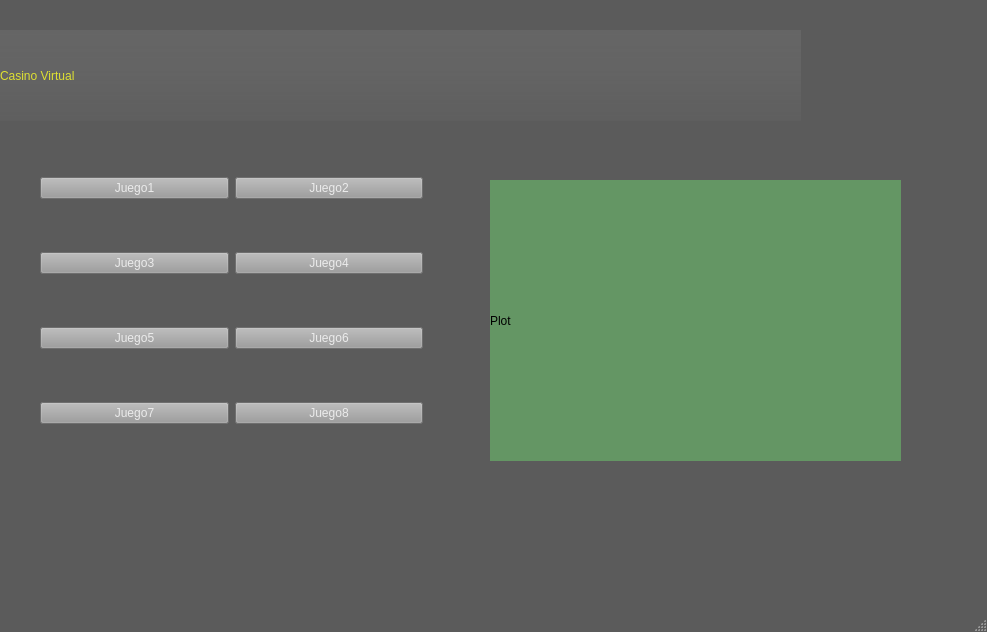
<?xml version="1.0" encoding="UTF-8"?>
<ui version="4.0">
 <class>MainWindow</class>
 <widget class="QMainWindow" name="MainWindow">
  <property name="geometry">
   <rect>
    <x>0</x>
    <y>0</y>
    <width>987</width>
    <height>632</height>
   </rect>
  </property>
  <property name="windowTitle">
   <string>MainWindow</string>
  </property>
  <property name="styleSheet">
   <string notr="true">QMainWindow#MainWindow{background-color: rgb(91, 91, 91);}
</string>
  </property>
  <widget class="QWidget" name="centralwidget">
   <widget class="QWidget" name="gridLayoutWidget">
    <property name="geometry">
     <rect>
      <x>40</x>
      <y>130</y>
      <width>383</width>
      <height>343</height>
     </rect>
    </property>
    <layout class="QGridLayout" name="gridLayout">
     <property name="leftMargin">
      <number>0</number>
     </property>
     <item row="5" column="3">
      <widget class="QPushButton" name="Juego8">
       <property name="contextMenuPolicy">
        <enum>Qt::CustomContextMenu</enum>
       </property>
       <property name="styleSheet">
        <string notr="true">QPushButton#Juego8{
selection-color: rgb(100, 255, 76);
font: 36pt &quot;Gloucester MT Extra Condensed&quot;;

color:rgb(235,235,235);
 background: rgb(155,155,155);
}
QPushButton#Juego8:hover{
background-color:rgb(156, 141, 255);
 padding-top: 5px;
}




</string>
       </property>
       <property name="text">
        <string>Juego8</string>
       </property>
       <property name="checkable">
        <bool>false</bool>
       </property>
      </widget>
     </item>
     <item row="5" column="2">
      <widget class="QPushButton" name="Juego7">
       <property name="contextMenuPolicy">
        <enum>Qt::CustomContextMenu</enum>
       </property>
       <property name="styleSheet">
        <string notr="true">QPushButton#Juego7{
selection-color: rgb(100, 255, 76);
font: 36pt &quot;Gloucester MT Extra Condensed&quot;;

color:rgb(235,235,235);
 background: rgb(155,155,155);
}
QPushButton#Juego7:hover{
background-color:rgb(146, 131, 255);
 padding-top: 5px;
}



</string>
       </property>
       <property name="text">
        <string>Juego7</string>
       </property>
       <property name="checkable">
        <bool>false</bool>
       </property>
      </widget>
     </item>
     <item row="0" column="2">
      <widget class="QPushButton" name="Juego1">
       <property name="contextMenuPolicy">
        <enum>Qt::CustomContextMenu</enum>
       </property>
       <property name="styleSheet">
        <string notr="true">QPushButton#Juego1{
selection-color: rgb(100, 255, 76);
font: 36pt &quot;Gloucester MT Extra Condensed&quot;;

color:rgb(235,235,235);
 background: rgb(155,155,155);
}
QPushButton#Juego1:hover{
background-color:rgb(86, 71, 255);
 padding-top: 5px;
}




</string>
       </property>
       <property name="text">
        <string>Juego1</string>
       </property>
       <property name="checkable">
        <bool>false</bool>
       </property>
      </widget>
     </item>
     <item row="0" column="3">
      <widget class="QPushButton" name="Juego2">
       <property name="contextMenuPolicy">
        <enum>Qt::CustomContextMenu</enum>
       </property>
       <property name="styleSheet">
        <string notr="true">QPushButton#Juego2{
selection-color: rgb(100, 255, 76);
font: 36pt &quot;Gloucester MT Extra Condensed&quot;;

color:rgb(235,235,235);
 background: rgb(155,155,155);
}
QPushButton#Juego2:hover{
background-color:rgb(96, 81, 255);
 padding-top: 5px;
}



</string>
       </property>
       <property name="text">
        <string>Juego2</string>
       </property>
       <property name="checkable">
        <bool>false</bool>
       </property>
      </widget>
     </item>
     <item row="2" column="3">
      <widget class="QPushButton" name="Juego4">
       <property name="contextMenuPolicy">
        <enum>Qt::CustomContextMenu</enum>
       </property>
       <property name="styleSheet">
        <string notr="true">QPushButton#Juego4{
selection-color: rgb(100, 255, 76);
font: 36pt &quot;Gloucester MT Extra Condensed&quot;;

color:rgb(235,235,235);
 background: rgb(155,155,155);
}
QPushButton#Juego4:hover{
background-color:rgb(116, 101, 255);
 padding-top: 5px;
}




</string>
       </property>
       <property name="text">
        <string>Juego4</string>
       </property>
       <property name="checkable">
        <bool>false</bool>
       </property>
      </widget>
     </item>
     <item row="3" column="3">
      <widget class="QPushButton" name="Juego6">
       <property name="contextMenuPolicy">
        <enum>Qt::CustomContextMenu</enum>
       </property>
       <property name="styleSheet">
        <string notr="true">QPushButton#Juego6{
selection-color: rgb(100, 255, 76);
font: 36pt &quot;Gloucester MT Extra Condensed&quot;;

color:rgb(235,235,235);
 background: rgb(155,155,155);
}
QPushButton#Juego6:hover{
background-color:rgb(136,121, 255);
 padding-top: 5px;
}




</string>
       </property>
       <property name="text">
        <string>Juego6</string>
       </property>
       <property name="checkable">
        <bool>false</bool>
       </property>
      </widget>
     </item>
     <item row="2" column="2">
      <widget class="QPushButton" name="Juego3">
       <property name="contextMenuPolicy">
        <enum>Qt::CustomContextMenu</enum>
       </property>
       <property name="styleSheet">
        <string notr="true">QPushButton#Juego3{
selection-color: rgb(100, 255, 76);
font: 36pt &quot;Gloucester MT Extra Condensed&quot;;

color:rgb(235,235,235);
 background: rgb(155,155,155);
}
QPushButton#Juego3:hover{
background-color:rgb(106, 91, 255);
 padding-top: 5px;
}




</string>
       </property>
       <property name="text">
        <string>Juego3</string>
       </property>
       <property name="checkable">
        <bool>false</bool>
       </property>
      </widget>
     </item>
     <item row="3" column="2">
      <widget class="QPushButton" name="Juego5">
       <property name="contextMenuPolicy">
        <enum>Qt::CustomContextMenu</enum>
       </property>
       <property name="styleSheet">
        <string notr="true">QPushButton#Juego5{
selection-color: rgb(100, 255, 76);
font: 36pt &quot;Gloucester MT Extra Condensed&quot;;

color:rgb(235,235,235);
 background: rgb(155,155,155);
}
QPushButton#Juego5:hover{
background-color:rgb(126, 111, 255);
 padding-top: 5px;
}




</string>
       </property>
       <property name="text">
        <string>Juego5</string>
       </property>
       <property name="checkable">
        <bool>false</bool>
       </property>
      </widget>
     </item>
    </layout>
   </widget>
   <widget class="QLabel" name="label">
    <property name="geometry">
     <rect>
      <x>0</x>
      <y>30</y>
      <width>801</width>
      <height>91</height>
     </rect>
    </property>
    <property name="styleSheet">
     <string notr="true">QLabel#label{

font: 64pt &quot;Old London&quot;;
color: qlineargradient(spread:pad, x1:0, y1:0, x2:0, y2:1, stop:0 rgba(216, 181, 0, 255), stop:0.447761 rgba(255, 255, 255, 255), stop:0.920398 rgba(222, 224, 50, 255));
		background-color: qlineargradient(spread:pad, x1:0, y1:0, x2:0, y2:1, stop:0 rgba(178, 178, 178, 30), stop:0.462687 rgba(135, 135, 135, 50), stop:1 rgba(121, 121, 121, 30));
}
</string>
    </property>
    <property name="text">
     <string>Casino Virtual</string>
    </property>
   </widget>
   <widget class="QLabel" name="imagen">
    <property name="geometry">
     <rect>
      <x>490</x>
      <y>180</y>
      <width>411</width>
      <height>281</height>
     </rect>
    </property>
    <property name="styleSheet">
     <string notr="true">QLabel#imagen{background-color: rgb(100, 150, 100);}</string>
    </property>
    <property name="text">
     <string>Plot</string>
    </property>
   </widget>
  </widget>
  <widget class="QMenuBar" name="menubar">
   <property name="geometry">
    <rect>
     <x>0</x>
     <y>0</y>
     <width>987</width>
     <height>26</height>
    </rect>
   </property>
  </widget>
  <widget class="QStatusBar" name="statusbar"/>
 </widget>
 <resources/>
 <connections/>
</ui>
